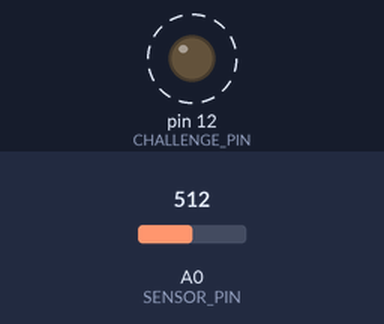
The sketch below on a simulated Arduino Uno, built with avr-gcc and run on an emulated ATmega328P. Shown: output pins drawn as LEDs (lit = HIGH). Dashed ring = blinking. The test bench sets the inputs (shaded band); at power-on: A0 (SENSOR_PIN) = 512. What the sketch prints to the serial monitor is not drawn.

Above: at 0.6 s.
Timing chart, 0 to 3.0 s (numbered marks = the images above):
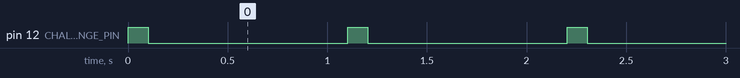

Measured:
- by itself, pin 12 (CHALLENGE_PIN): alternates HIGH for 0.10 s and LOW for 1.0 s

The sketch:

chaos_key_authenticator.ino
```cpp
// CHAOS KEY: Hardware Fingerprint Authenticator
// Hardware: Arduino Uno + BCN Chip + 10k Resistor
// Circuit:
// [5V] ---- [BCN Chip] ---- (A0) ---- [10k Resistor] ---- [GND]

const int SENSOR_PIN = A0;
const int CHALLENGE_PIN = 12; // Optional: Send pulse to BCN
const int TOLERANCE = 15;     // Sensitivity margin for authentication
const int SAVED_KEY = 450;    // Simulating a stored "Fingerprint" value

void setup() {
  pinMode(CHALLENGE_PIN, OUTPUT);
  Serial.begin(115200);
  Serial.println("--- CHAOS KEY SYSTEM: READY ---");
  Serial.println("Status: Waiting for Chip Connection...");
}

void loop() {
  // 1. Send Challenge Pulse (Optional)
  digitalWrite(CHALLENGE_PIN, HIGH);
  delay(100);

  // 2. Read Response from BCN (Chaos Response)
  int readVal = analogRead(SENSOR_PIN);
  float voltage = readVal * (5.0 / 1023.0);

  // 3. Display Raw Jitter Data (For Visualization)
  Serial.print("RAW_JITTER: ");
  Serial.print(readVal);
  Serial.print(" | VOLTS: ");
  Serial.println(voltage);

  // 4. Authentication Logic
  if (abs(readVal - SAVED_KEY) < TOLERANCE) {
    Serial.println(">> [ACCESS GRANTED]: Hardware Fingerprint Match!");
  } else if (readVal > 20) { // Check if chip is actually connected
    Serial.println(">> [ACCESS DENIED]: Unknown Hardware Signature.");
  }

  digitalWrite(CHALLENGE_PIN, LOW);
  delay(1000); // 1-second check interval
}
```
